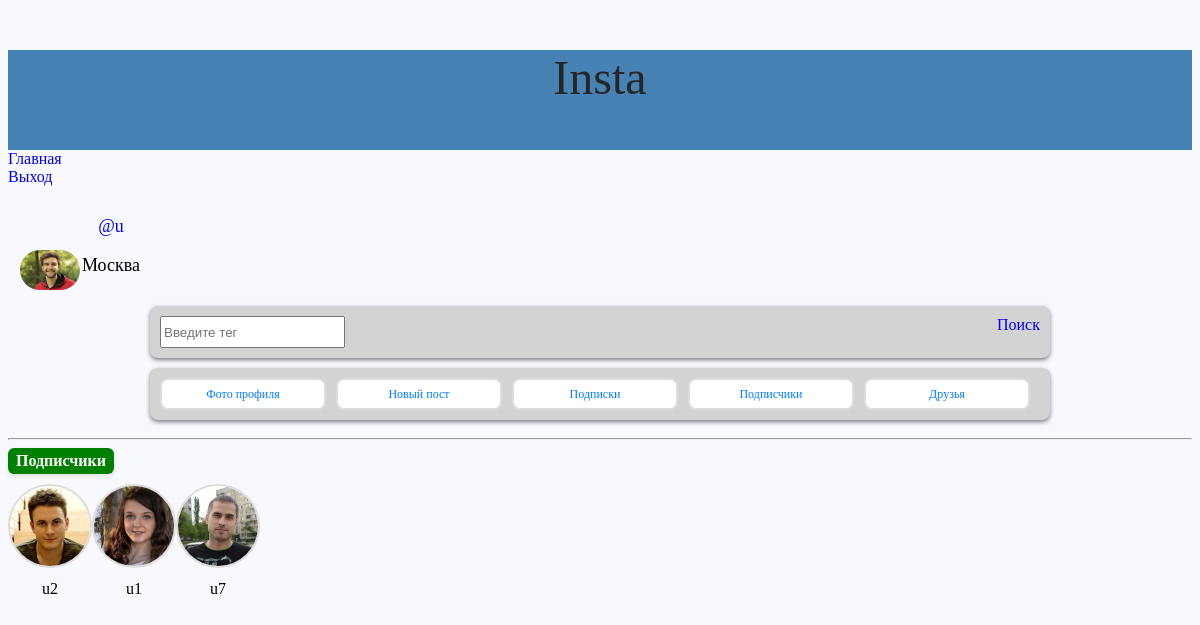
/user/subscribed_to/ (signed in), run on the app's committed database.
### photo_app/models.py (models this page shows, shortened)
class User(AbstractUser):
    email_validator = EmailValidator()
    phone_number = models.CharField(max_length=12, blank=True)
    email = models.EmailField(
        ("email address"),
        unique=False,
        blank=False,
        null=False,
        validators=[email_validator],
    )
    sity = models.CharField(max_length=12, blank=True)
    profile_picture = models.ImageField(
        upload_to="profile_pics/", blank=True, verbose_name="Фото профиля"
    )
    on_the_list = models.BooleanField(default=False)

class Subscription(models.Model):
    subscriber = models.ForeignKey(
        User, related_name="subscri_set", on_delete=models.CASCADE
    )  # кто подписывается
    subscribed_to = models.ForeignKey(
        User, related_name="subscri_to_set", on_delete=models.CASCADE
    )  # на кого подписываются
    class Meta:
        unique_together = ("subscriber", "subscribed_to")
        verbose_name = "Кто подписался"
        verbose_name_plural = "На кого подписаны"
        indexes = [
            models.Index(fields=["subscriber"]),
            models.Index(fields=["subscribed_to"]),
            models.Index(fields=["subscriber", "subscribed_to"]),
        ]

### photo_app/views.py (the view)
# urls.py: path("user/subscribed_to/", subscribed_to, name="subscribed_to"),
def subscribed_to(request):
    user = request.user
    subscribed_to_ = get_subscribed_to(user)
    return render(
        request, "other/subscribed_to.html", {"subscribed_to_user": subscribed_to_}
    )

### photo_app/context_processors/context.py (called while the page is built)
def cart_user(request):
    if request.user.is_authenticated:
        username = User.objects.get(username=request.user.username)
        user_notification_komy = username.notification_komy.filter(
            is_read=False
        ).exists()
        if user_notification_komy:
            print("ЕСТЬ УВЕДОМЛЕНИЯ")
            notification = True
        else:
            print("НЕТ УВЕДОЛЕНИЙ")
            notification = False
        return {"user_context": username, "notification": notification}
    return {"x": 0}

def count_like(request):
    return {"count_like": 7777777}

### photo_app/processor/postgre_data.py (called while the page is built)
def get_subscribed_to(user):
    user = User.objects.get(username=user.username)
    return user.subscri_to_set.all()

### photo_app/templates/other/subscribed_to.html (shortened to what this page needs)
{% extends 'other/main.html' %}
{% block content %}
  <span class="styled-span">Подписчики</span>
  <div class="wiget_user">
    {% for user in subscribed_to_user %}
      <div class="user-card">
        {% if user.subscriber.profile_picture %}
          <div>
            <a href="{% url 'user_profile' user.subscriber.username %}"><img src="{{ user.subscriber.profile_picture.url }}" alt="{{ user.subscriber.username }}" class="user-photo" /></a>
          </div>
        {% else %}
          <div>
            <a href="{% url 'user_profile' user.subscriber.username %}"><div class="user-photo-placeholder">{{ user.subscriber.username|slice:':1' }}</div></a>
          </div>
        {% endif %}
        <p class="user-name">{{ user.subscriber.username }}</p>
      </div>
    {% endfor %}
  </div>
{% endblock %}

### photo_app/templates/other/cart_user.html (shortened to what this page needs)
<div class="user-widget">
  {% if user_context.profile_picture %}
    <div>
      <img class="user-widget-img" src="{{ user_context.profile_picture.url }}" alt="фото" width="50px" />
    </div>
  {% else %}
    <div>
      <img class="user-widget-img" src="/static/img/head.png" alt="фото" width="50" />
    </div>
  {% endif %}
  <div class="user-widget-info">
    <p class="user-widget-info-name">
      <a class="href_widget" href="{% url 'user_profile' user_context %}">@{{ user_context }}</a>
    </p>
    {% if user.sity != '' %}
      <p class="user-widget-info-title">{{ user_context.sity }}</p>
    {% endif %}
  </div>
</div>

### photo_app/templates/other/cart_user.html (style rules this page uses)
.user-widget-info, .href_widget { font-size: 1.5vw; }
.user-widget-img { border-radius: 50px; width: clamp(5vw, 2vw, 3.5vw); }
.user-widget { width: clamp(1.5vw, 1.5vw, 2.5vw); margin: 1vw; display: flex; align-items: flex-end; gap: 2px; }

### photo_app/templates/other/subscribed_to.html (style rules this page uses)
.styled-span { margin-bottom: 10px; display: inline-block; padding: 4px 8px; font-size: 16px; font-weight: bold; color: #fff; background-color: green; border-radius: 6px; box-shadow: 0 2px 4px rgba(0, 0, 0, 0.1); text-align: center; transition: background-color 0.3s ease; }
.wiget_user { display: flex; }
a { text-decoration: none; }
.user-card { display: flex; flex-direction: column; align-items: center; text-align: center; width: 100px; }
.user-photo { width: 80px; height: 80px; border-radius: 50%; object-fit: cover; border: 2px solid #ddd; }
.user-name { margin-top: 8px; font-size: 16px; }

### photo_app/templates/other/main.html (style rules this page uses)
.user-card { width: fit-content; }
a { width: fit-content; }
body { background-color: ghostwhite; }

### data on the page
User: profile_picture (picture), username "u", sity "Москва"
Subscription: subscriber.profile_picture (picture), subscriber.username "u2"
Subscription: subscriber.profile_picture (picture), subscriber.username "u1"
Subscription: subscriber.profile_picture (picture), subscriber.username "u7"
